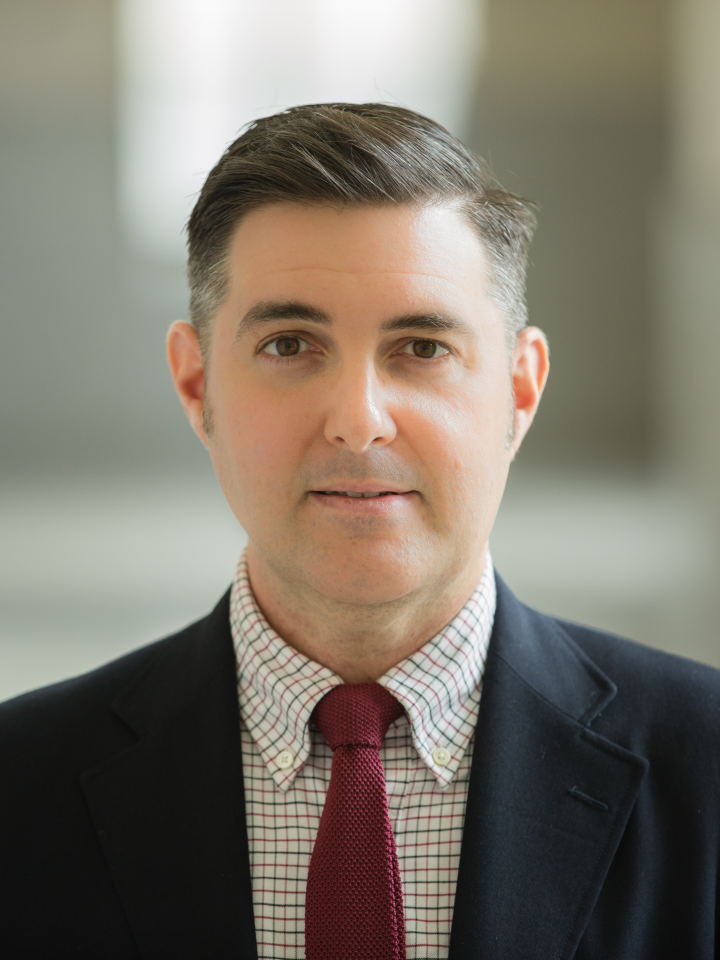
#> input picture Day4/person.jpg, 2880 x 3840 px, given in place of the camera (shown at 1/4 size)
$ python test.py
#> lines starting #> are read from the running program, lines starting #| are printed output that depends on the picture; after the words box and inside, x2 and y2 are one past the last pixel; in counts of white or black regions, pixels touching at a corner belong together
# [11 lines of commented-out code are left out]

import cv2
import numpy as np
import os
import matplotlib.pyplot as plt
import pandas as pd
min_YCrCb = np.array([0,133,77],np.uint8)
max_YCrCb = np.array([235,173,127],np.uint8)

# [19 lines of commented-out code are left out]


cam =  cv2.VideoCapture(0)

while(True):
    ret,frame = cam.read()
#> frame is the input picture: shape (3840, 2880, 3); mean B, G, R 107.5, 119.6, 126.7
    if ret:
        imageYCrCb = cv2.cvtColor(frame,cv2.COLOR_BGR2YCR_CB)
#> imageYCrCb: shape (3840, 2880, 3); mean of channels 0, 1, 2 120.3, 132.5, 120.7
        skinRegionYCrCb = cv2.inRange(imageYCrCb,min_YCrCb,max_YCrCb)
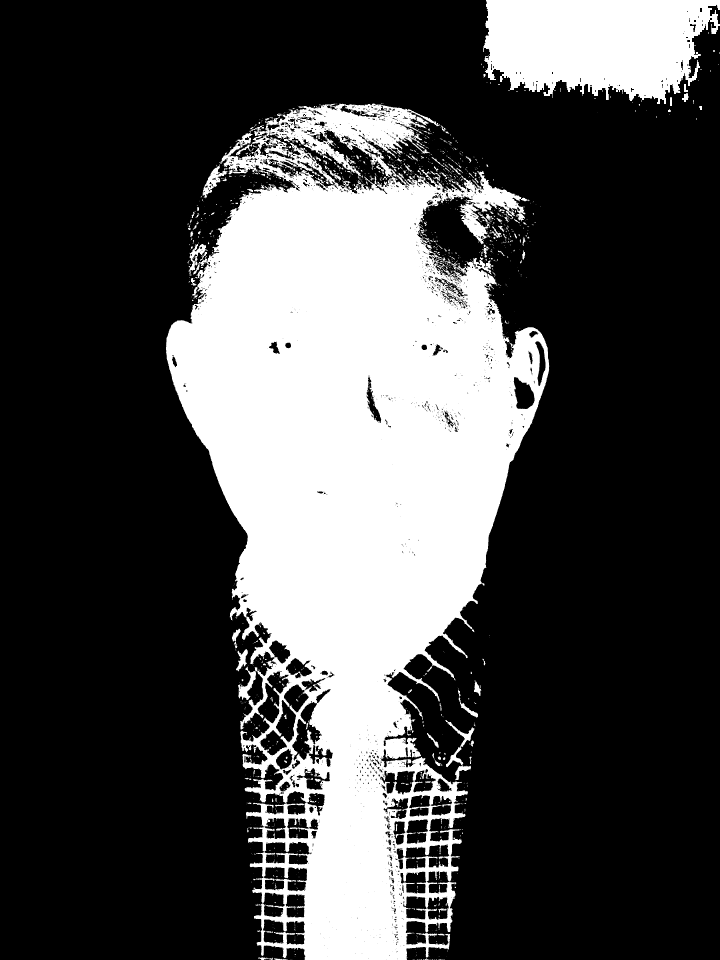
#> skinRegionYCrCb: shape (3840, 2880) (shown at 1/4 size); 28.3% white; 1631 white regions (1253 under 20 px), largest, box (x1, y1, x2, y2) and area: (664, 414, 2197, 3840) 2770931, (1933, 0, 2880, 416) 302780, (1781, 2880, 1898, 3121) 5225
        skinYCrCb = cv2.bitwise_and(frame, frame, mask = skinRegionYCrCb)
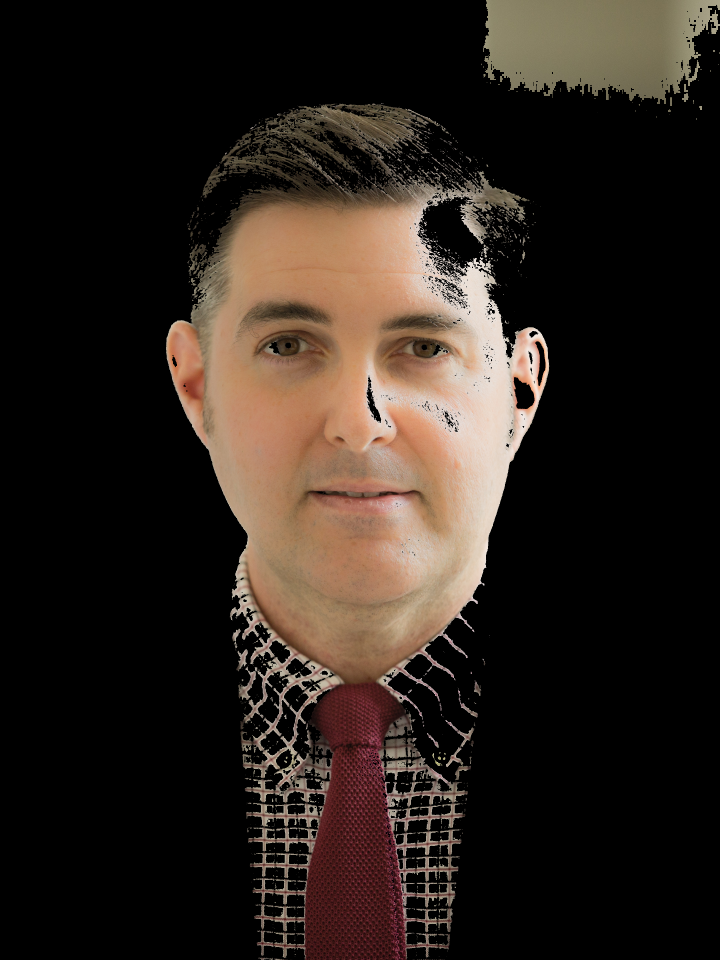
#> skinYCrCb: shape (3840, 2880, 3) (shown at 1/4 size); mean B, G, R 28.6, 34.9, 44.1
        cv2.imshow("Person",skinYCrCb)
        key = cv2.waitKey(1)
#> (key q is pressed here)
    if key == ord('q'):
        cam.release()
        cv2.destroyAllWindows()
